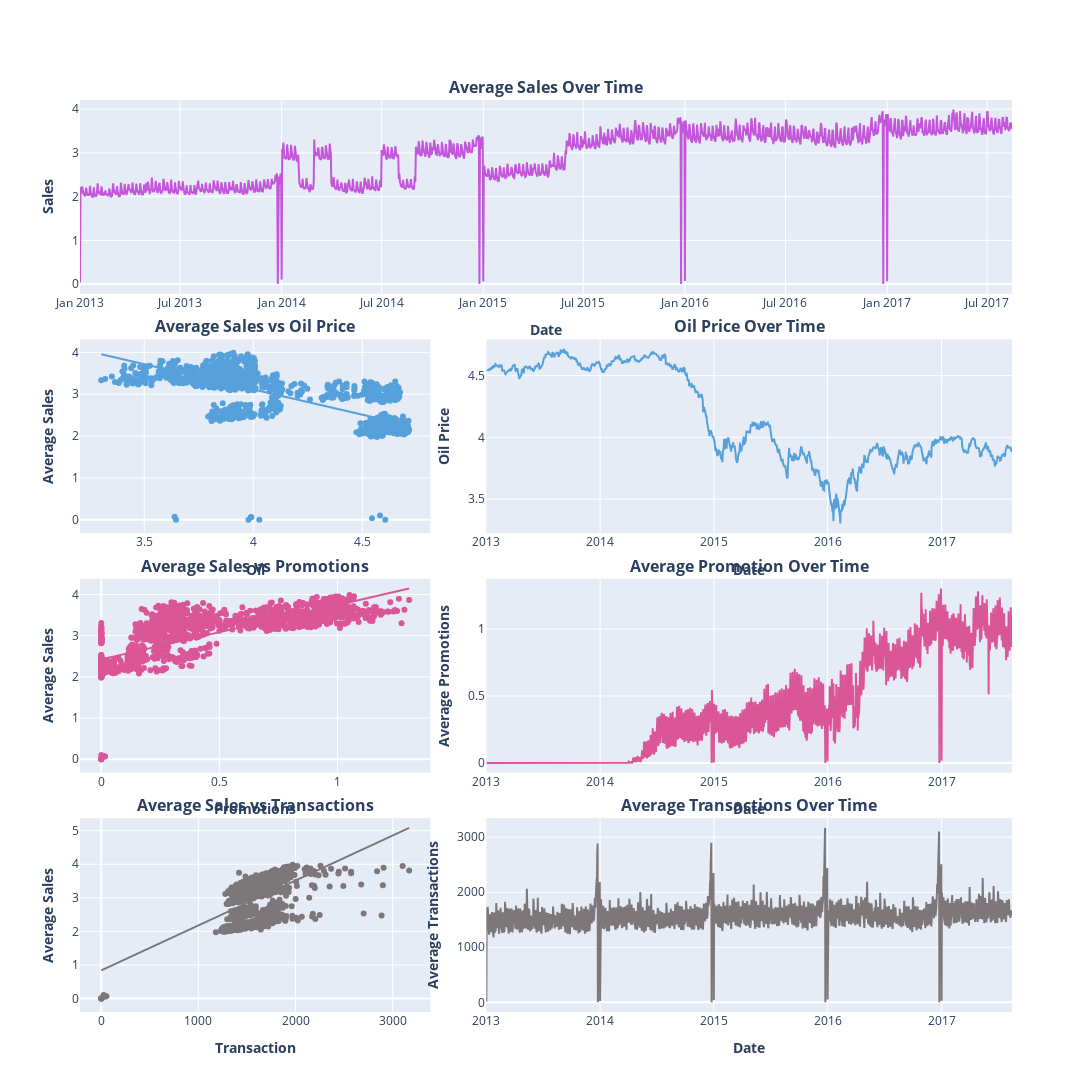

Notebook cell for this chart:
### Markdown cell above
📌 **Hypothesis:**  Average **sales** should be correlatted with **oil_price**, **onpromotion** and **transactions**

* Using **plotly** for visualization

### Code cell
avg_sales_tt_scaled = train_test_merged[train_test_merged.train_test_id.eq("train")].groupby("date")["sales"].mean().reset_index()
avg_promo_tt_scaled = train_test_merged[train_test_merged.train_test_id.eq("train")].groupby("date")["onpromotion"].mean().reset_index()
avg_tran_tt_scaled = train_test_merged[train_test_merged.train_test_id.eq("train")].groupby("date")["transactions"].mean().reset_index()

fig = make_subplots(rows=4, cols=2, 
                    specs=[[{"type": "xy", "colspan": 2}, None],
                           [{"type": "xy"}, {"type": "xy"}],
                           [{"type": "xy"}, {"type": "xy"}],
                           [{"type": "xy"}, {"type": "xy"}],],
                    column_widths=[0.4, 0.6], vertical_spacing=0.05, horizontal_spacing=0.06,
                    subplot_titles=(
                        "<b>Average Sales Over Time</b>",
                        "<b>Average Sales vs Oil Price</b>",
                        "<b>Oil Price Over Time</b>",
                        "<b>Average Sales vs Promotions</b>",
                        "<b>Average Promotion Over Time</b>",
                        "<b>Average Sales vs Transactions</b>",
                        "<b>Average Transactions Over Time</b>"
                    ))

#========================================================#

# Sales over time
fig.add_trace(go.Scatter(
    x = avg_sales_tt_scaled.date,
    y = avg_sales_tt_scaled.sales,
    mode="lines",
    marker_color="#c356db",
    showlegend=False
    
), row=1, col=1)
fig.update_xaxes(title_text="<b>Date</b>", row=1, col=1)
fig.update_yaxes(title_text="<b>Sales</b>", row=1, col=1)

#========================================================#
# Avg Sales vs Oil Price
x = oil_price_scaled.iloc[:avg_sales_tt_scaled.shape[0]].dcoilwtico
y = avg_sales_tt_scaled.sales

fig.add_trace(go.Scatter(
    x = x,
    y = y,
    mode = 'markers',
    marker_color="#56a1db",
    showlegend=False
), row=2, col=1)
fig.update_xaxes(title_text="<b>Oil</b>", row=2, col=1)
fig.update_yaxes(title_text="<b>Average Sales</b>", row=2, col=1)

# Calculate and add a trendline
z = np.polyfit(x, y, 1)
p = np.poly1d(z)

fig.add_trace(go.Scatter(
    x=x,
    y=p(x),
    mode = 'lines',
    marker_color="#56a1db",
    showlegend=False
), row=2, col=1)

# Oil price over time
fig.add_trace(go.Scatter(
    x = oil_price.iloc[:avg_sales_tt_scaled.shape[0]].date,
    y = x,
    mode="lines",
    marker_color="#56a1db",
    showlegend=False
), row=2, col=2)
fig.update_xaxes(title_text="<b>Date</b>", row=2, col=2)
fig.update_yaxes(title_text="<b>Oil Price</b>", row=2, col=2)

#====================================#
# Avg Sales vs Promotions
x = avg_promo_tt_scaled.onpromotion
y = avg_sales_tt_scaled.sales

fig.add_trace(go.Scatter(
    x = x,
    y = y,
    mode = 'markers',
    marker_color="#db5698",
    showlegend=False
), row=3, col=1)
fig.update_xaxes(title_text="<b>Promotions</b>", row=3, col=1)
fig.update_yaxes(title_text="<b>Average Sales</b>", row=3, col=1)

# Calculate and add a trendline
z = np.polyfit(x, y, 1)
p = np.poly1d(z)

fig.add_trace(go.Scatter(
    x=x,
    y=p(x),
    mode = 'lines',
    marker_color="#db5698",
    showlegend=False
), row=3, col=1)

# Average Promotions over time
fig.add_trace(go.Scatter(
    x = avg_promo_tt_scaled.date,
    y = x,
    mode="lines",
    marker_color="#db5698",
    showlegend=False
), row=3, col=2)
fig.update_xaxes(title_text="<b>Date</b>", row=3, col=2)
fig.update_yaxes(title_text="<b>Average Promotions</b>", row=3, col=2)

#========================================================#
# Avg Sales vs Transactions
x = avg_tran_tt_scaled.transactions
y = avg_sales_tt_scaled.sales

fig.add_trace(go.Scatter(
    x = x,
    y = y,
    mode = 'markers',
    marker_color="#7d777a",
    showlegend=False
), row=4, col=1)
fig.update_xaxes(title_text="<b>Transaction</b>", row=4, col=1)
fig.update_yaxes(title_text="<b>Average Sales</b>", row=4, col=1)

# Calculate and add a trendline
z = np.polyfit(x, y, 1)
p = np.poly1d(z)

fig.add_trace(go.Scatter(
    x=x,
    y=p(x),
    mode = 'lines',
    marker_color="#7d777a",
    showlegend=False
), row=4, col=1)

# Average Promotions over time
fig.add_trace(go.Scatter(
    x = avg_tran_tt_scaled.date,
    y = x,
    mode="lines",
    marker_color="#7d777a",
    showlegend=False
), row=4, col=2)
fig.update_xaxes(title_text="<b>Date</b>", row=4, col=2)
fig.update_yaxes(title_text="<b>Average Transactions</b>", row=4, col=2)


fig.update_layout(
    width=1300,
    height=1500,
)

fig.show()

### Figure 1 — Plotly figure (JSON) as saved in the notebook; plotly's stock layout.template omitted (floating-point values rounded to 4 significant figures; data arrays with more than 128 entries replaced by an {"elided": "..."} marker saying what was removed)
{"data": [{"marker": {"color": "#c356db"}, "mode": "lines", "showlegend": false, "type": "scatter", "x": {"elided": "1688 str values"}, "xaxis": "x", "y": {"elided": "1688 float values"}, "yaxis": "y"}, {"marker": {"color": "#56a1db"}, "mode": "markers", "showlegend": false, "type": "scatter", "x": {"elided": "1688 float values"}, "xaxis": "x2", "y": {"elided": "1688 float values"}, "yaxis": "y2"}, {"marker": {"color": "#56a1db"}, "mode": "lines", "showlegend": false, "type": "scatter", "x": {"elided": "1688 float values"}, "xaxis": "x2", "y": {"elided": "1688 float values"}, "yaxis": "y2"}, {"marker": {"color": "#56a1db"}, "mode": "lines", "showlegend": false, "type": "scatter", "x": {"elided": "1688 str values"}, "xaxis": "x3", "y": {"elided": "1688 float values"}, "yaxis": "y3"}, {"marker": {"color": "#db5698"}, "mode": "markers", "showlegend": false, "type": "scatter", "x": {"elided": "1688 float values"}, "xaxis": "x4", "y": {"elided": "1688 float values"}, "yaxis": "y4"}, {"marker": {"color": "#db5698"}, "mode": "lines", "showlegend": false, "type": "scatter", "x": {"elided": "1688 float values"}, "xaxis": "x4", "y": {"elided": "1688 float values"}, "yaxis": "y4"}, {"marker": {"color": "#db5698"}, "mode": "lines", "showlegend": false, "type": "scatter", "x": {"elided": "1688 str values"}, "xaxis": "x5", "y": {"elided": "1688 float values"}, "yaxis": "y5"}, {"marker": {"color": "#7d777a"}, "mode": "markers", "showlegend": false, "type": "scatter", "x": {"elided": "1688 float values"}, "xaxis": "x6", "y": {"elided": "1688 float values"}, "yaxis": "y6"}, {"marker": {"color": "#7d777a"}, "mode": "lines", "showlegend": false, "type": "scatter", "x": {"elided": "1688 float values"}, "xaxis": "x6", "y": {"elided": "1688 float values"}, "yaxis": "y6"}, {"marker": {"color": "#7d777a"}, "mode": "lines", "showlegend": false, "type": "scatter", "x": {"elided": "1688 str values"}, "xaxis": "x7", "y": {"elided": "1688 float values"}, "yaxis": "y7"}], "layout": {"annotations": [{"font": {"size": 16}, "showarrow": false, "text": "<b>Average Sales Over Time</b>", "x": 0.5, "xanchor": "center", "xref": "paper", "y": 1, "yanchor": "bottom", "yref": "paper"}, {"font": {"size": 16}, "showarrow": false, "text": "<b>Average Sales vs Oil Price</b>", "x": 0.188, "xanchor": "center", "xref": "paper", "y": 0.7375, "yanchor": "bottom", "yref": "paper"}, {"font": {"size": 16}, "showarrow": false, "text": "<b>Oil Price Over Time</b>", "x": 0.718, "xanchor": "center", "xref": "paper", "y": 0.7375, "yanchor": "bottom", "yref": "paper"}, {"font": {"size": 16}, "showarrow": false, "text": "<b>Average Sales vs Promotions</b>", "x": 0.188, "xanchor": "center", "xref": "paper", "y": 0.475, "yanchor": "bottom", "yref": "paper"}, {"font": {"size": 16}, "showarrow": false, "text": "<b>Average Promotion Over Time</b>", "x": 0.718, "xanchor": "center", "xref": "paper", "y": 0.475, "yanchor": "bottom", "yref": "paper"}, {"font": {"size": 16}, "showarrow": false, "text": "<b>Average Sales vs Transactions</b>", "x": 0.188, "xanchor": "center", "xref": "paper", "y": 0.2125, "yanchor": "bottom", "yref": "paper"}, {"font": {"size": 16}, "showarrow": false, "text": "<b>Average Transactions Over Time</b>", "x": 0.718, "xanchor": "center", "xref": "paper", "y": 0.2125, "yanchor": "bottom", "yref": "paper"}], "height": 1500, "width": 1300, "xaxis": {"anchor": "y", "domain": [0, 1], "title": {"text": "<b>Date</b>"}}, "xaxis2": {"anchor": "y2", "domain": [0, 0.376], "title": {"text": "<b>Oil</b>"}}, "xaxis3": {"anchor": "y3", "domain": [0.436, 1], "title": {"text": "<b>Date</b>"}}, "xaxis4": {"anchor": "y4", "domain": [0, 0.376], "title": {"text": "<b>Promotions</b>"}}, "xaxis5": {"anchor": "y5", "domain": [0.436, 1], "title": {"text": "<b>Date</b>"}}, "xaxis6": {"anchor": "y6", "domain": [0, 0.376], "title": {"text": "<b>Transaction</b>"}}, "xaxis7": {"anchor": "y7", "domain": [0.436, 1], "title": {"text": "<b>Date</b>"}}, "yaxis": {"anchor": "x", "domain": [0.7875, 1], "title": {"text": "<b>Sales</b>"}}, "yaxis2": {"anchor": "x2", "domain": [0.525, 0.7375], "title": {"text": "<b>Average Sales</b>"}}, "yaxis3": {"anchor": "x3", "domain": [0.525, 0.7375], "title": {"text": "<b>Oil Price</b>"}}, "yaxis4": {"anchor": "x4", "domain": [0.2625, 0.475], "title": {"text": "<b>Average Sales</b>"}}, "yaxis5": {"anchor": "x5", "domain": [0.2625, 0.475], "title": {"text": "<b>Average Promotions</b>"}}, "yaxis6": {"anchor": "x6", "domain": [0, 0.2125], "title": {"text": "<b>Average Sales</b>"}}, "yaxis7": {"anchor": "x7", "domain": [0, 0.2125], "title": {"text": "<b>Average Transactions</b>"}}}}
